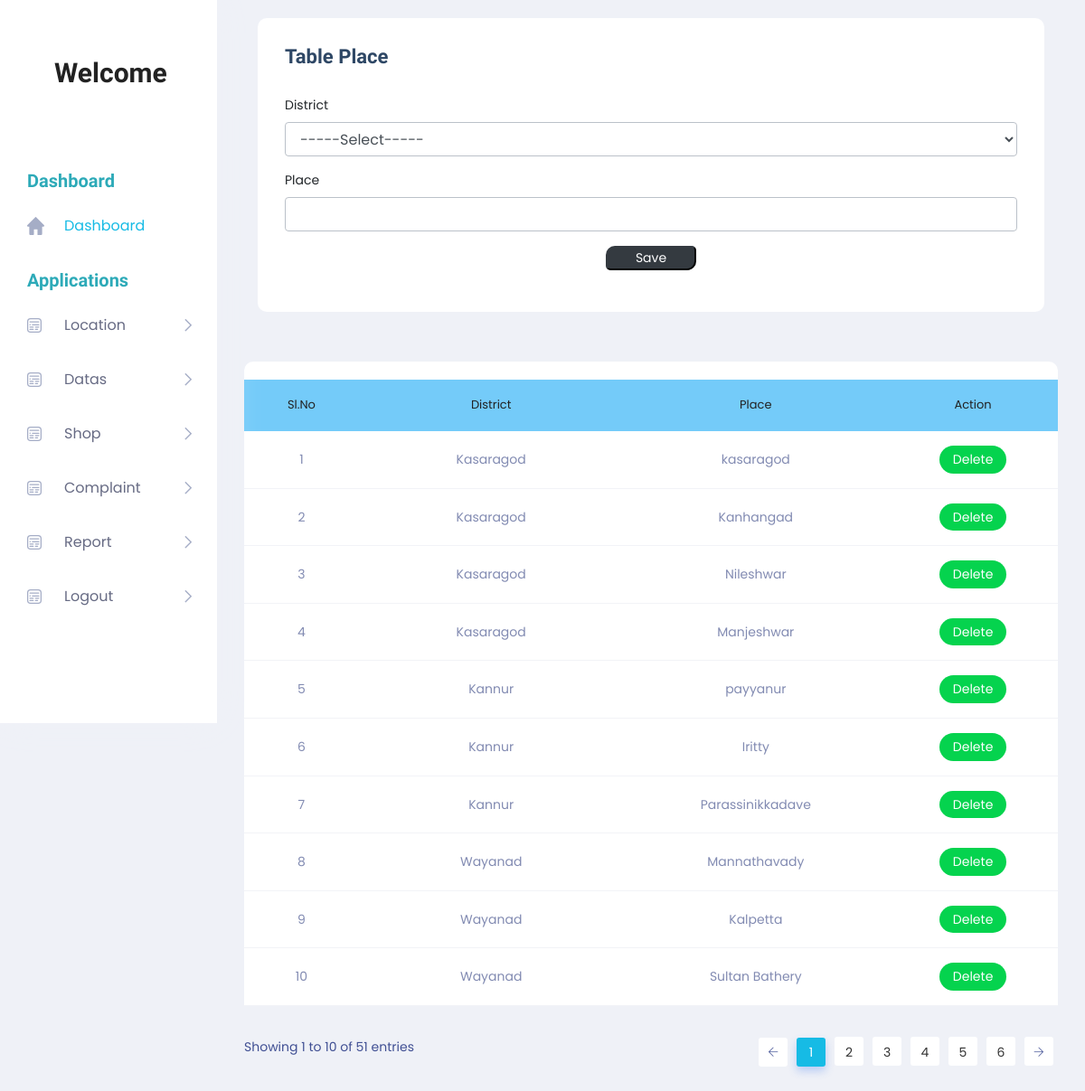
The page /Project/Admin/Place.php on the database its author committed.
### tables this page shows
CREATE TABLE `tbl_place` (
  `place_id` int(11) NOT NULL,
  `place_name` varchar(100) NOT NULL,
  `district_id` int(11) NOT NULL
);

CREATE TABLE `tbl_district` (
  `district_id` int(11) NOT NULL,
  `district_name` varchar(100) NOT NULL
);

### Project/Admin/Place.php (the view, shortened to what this page needs)
<!DOCTYPE html PUBLIC "-//W3C//DTD XHTML 1.0 Transitional//EN" "http://www.w3.org/TR/xhtml1/DTD/xhtml1-transitional.dtd">
<html xmlns="http://www.w3.org/1999/xhtml">
<head>
</head>
<?php
include('Head.php');
?>
<body>
        <section class="main_content dashboard_part">
            <div class="main_content_iner ">
                <div class="container-fluid p-0">
                    <div class="row justify-content-center">
                        <div class="col-12">
                            <div class="QA_section">
                                <div class="white_box_tittle list_header">
                                    <div class="col-lg-12">
                                        <div class="white_box mb_30">
                                            <div class="box_header ">
                                                <div class="main-title">
                                                    <h3 class="mb-0" >Table Place</h3>
                                                </div>
                                            </div>
                                            <form method="post">
                                             <div class="form-group">
                                                    <label for="txt_district">District</label>
                                                    <select class="form-control" name="sel_district" id="sel_district" autocomplete="off" required >
                                                    <option value="">-----Select-----</option>
                                                    </select>
                                                </div>
                                                <div class="form-group">
                                                    <label for="txt_district">Place</label>
        <input type="text" name="txt_place" id="txt_place" class="form-control" autocomplete="off" required/>
                                                </div>
                                                <div class="form-group" align="center">
                                                    <input type="submit" class="btn-dark" style="width:100px; border-radius: 10px 5px " name="btn_save" value="Save">
                                                </div>
                                            </form>
                                        </div>
                                    </div>
                                </div>
                                <div class="QA_table mb_30">
                                    <table class="table lms_table_active">
                                        <thead>
                                            <tr style="background-color: #74CBF9">
                                                <td align="center" scope="col">Sl.No</td>
                                              	<td align="center" scope="col">District</td>
                                                <td align="center" scope="col">Place </td>
                                                <td align="center" scope="col">Action</td>
                                            </tr>
                                        </thead>
                                        <tbody>
                                            <?php
	$i=0;
	  $sel = "select * from tbl_place p inner join tbl_district s on s.district_id=p.district_id";
	  $row = $Conn->query($sel);
	  while($data = $row->fetch_assoc())
	  {
		  $i++;
		  ?>
                                            <tr>
                                               <td align="center"><?php echo $i; 	?></td>
            <td align="center"><?php echo $data['district_name']; ?></td>
            <td align="center"><?php echo $data['place_name']; ?></td>
            <td align="center">
            <a class="status_btn"  href="place.php?id=<?php echo $data['place_id']; ?>">Delete </a>
         </td>
                                            </tr>
                                            <?php
                                              }
                                            ?>
                                        </tbody>
                                    </table>
                                </div>
                            </div>
                        </div>
                    </div>
                </div>
            </div>
        </section>
        <?php
		include('Foot.php');
		?>
</body>
</html>

### Project/Admin/Head.php (shortened to what this page needs)
<!DOCTYPE html>
<html lang="zxx">
    <head>
        <link rel="stylesheet" href="../Assets/Template/Admin/css/bootstrap.min.css" />
        <link rel="stylesheet" href="../Assets/Template/Admin/vendors/themefy_icon/themify-icons.css" />
        <link rel="stylesheet" href="../Assets/Template/Admin/vendors/swiper_slider/css/swiper.min.css" />
        <link rel="stylesheet" href="../Assets/Template/Admin/vendors/select2/css/select2.min.css" />
        <link rel="stylesheet" href="../Assets/Template/Admin/vendors/niceselect/css/nice-select.css" />
        <link rel="stylesheet" href="../Assets/Template/Admin/vendors/owl_carousel/css/owl.carousel.css" />
        <link rel="stylesheet" href="../Assets/Template/Admin/vendors/gijgo/gijgo.min.css" />
        <link rel="stylesheet" href="../Assets/Template/Admin/vendors/font_awesome/css/all.min.css" />
        <link rel="stylesheet" href="../Assets/Template/Admin/vendors/tagsinput/tagsinput.css" />
        <link rel="stylesheet" href="../Assets/Template/Admin/vendors/datatable/css/jquery.dataTables.min.css" />
        <link rel="stylesheet" href="../Assets/Template/Admin/vendors/datatable/css/responsive.dataTables.min.css" />
        <link rel="stylesheet" href="../Assets/Template/Admin/vendors/datatable/css/buttons.dataTables.min.css" />
        <link rel="stylesheet" href="../Assets/Template/Admin/vendors/text_editor/summernote-bs4.css" />
        <link rel="stylesheet" href="../Assets/Template/Admin/vendors/morris/morris.css">
        <link rel="stylesheet" href="../Assets/Template/Admin/vendors/material_icon/material-icons.css" />
        <link rel="stylesheet" href="../Assets/Template/Admin/css/metisMenu.css">
        <link rel="stylesheet" href="../Assets/Template/Admin/css/style.css" />
        <link rel="stylesheet" href="../Assets/Template/Admin/css/colors/default.css" id="colorSkinCSS">
    </head>
    <body class="crm_body_bg">
        <nav class="sidebar">
            <div class="logo d-flex justify-content-between">
                <a href="HomePage.php"><h2 align="center">Welcome<br><?php echo $_SESSION["aname"]?></h2></a>
            </div>
            <ul id="sidebar_menu">
                <li class="side_menu_title">
                    <span>Dashboard</span>
                </li>
                <li class="mm-active">
                    <a  href="HomePage.php"  aria-expanded="false">
                        <img src="../Assets/Template/Admin/img/menu-icon/1.svg" alt="">
                        <span>Dashboard</span>
                    </a>
                </li>
                <li class="side_menu_title">
                    <span>Applications</span>
                </li>
                <li class="">
                    <a   class="has-arrow" href="javascript:void(0)" aria-expanded="false">
                        <img src="../Assets/Template/Admin/img/menu-icon/2.svg" alt="">
                        <span>Location</span>
                    </a>
                </li>
                <li class="">
                    <a   class="has-arrow" href="javascript:void(0)" aria-expanded="false">
                        <img src="../Assets/Template/Admin/img/menu-icon/2.svg" alt="">
                        <span>Datas</span>
                    </a>
                </li>
                <li class="">
                        <a   class="has-arrow" href="ShopList.php" aria-expanded="false">
                            <img src="../Assets/Template/Admin/img/menu-icon/2.svg" alt="">
                            <span>Shop</span>
                        </a>
                   </li>
                <li class="">
                        <a   class="has-arrow" href="ViewComplaint.php" aria-expanded="false">
                            <img src="../Assets/Template/Admin/img/menu-icon/2.svg" alt="">
                            <span>Complaint</span>
                        </a>
                   </li>
                   <li class="">
                    <a   class="has-arrow" href="javascript:void(0)" aria-expanded="false">
                        <img src="../Assets/Template/Admin/img/menu-icon/2.svg" alt="">
                        <span>Report</span>
                    </a>
                </li>
                   <li class="">
                        <a   class="has-arrow" href="../Guest/Login.php" aria-expanded="false">
                            <img src="../Assets/Template/Admin/img/menu-icon/2.svg" alt="">
                            <span>Logout</span>
                        </a>
                   </li>
            </ul>
        </nav>

### Project/Admin/Foot.php (shortened to what this page needs)
    </body>
</html>

### Project/Assets/Template/Admin/css/metisMenu.css (style rules this page uses)
.metismenu .has-arrow { position: relative; }
.metismenu .has-arrow::after { position: absolute; content: ''; transform: rotate(-90deg) translate(0, -50%); transform-origin: top; top: 50%; transition: all .3s ease-out; right: 40px; content: "\e64b"; font-family: 'themify'; color: #A5ADC6; font-weight: 600; font-size: 14px; }

### rows shown on the page
tbl_place: district.district_name "Kasaragod", place_name "kasaragod"
tbl_place: district.district_name "Kasaragod", place_name "Kanhangad"
tbl_place: district.district_name "Kasaragod", place_name "Nileshwar"
tbl_place: district.district_name "Kasaragod", place_name "Manjeshwar"
tbl_place: district.district_name "Kannur", place_name "payyanur"
tbl_place: district.district_name "Kannur", place_name "Iritty"
tbl_place: district.district_name "Kannur", place_name "Parassinikkadave"
tbl_place: district.district_name "Wayanad", place_name "Mannathavady"
tbl_place: district.district_name "Wayanad", place_name "Kalpetta"
tbl_place: district.district_name "Wayanad", place_name "Sultan Bathery"
